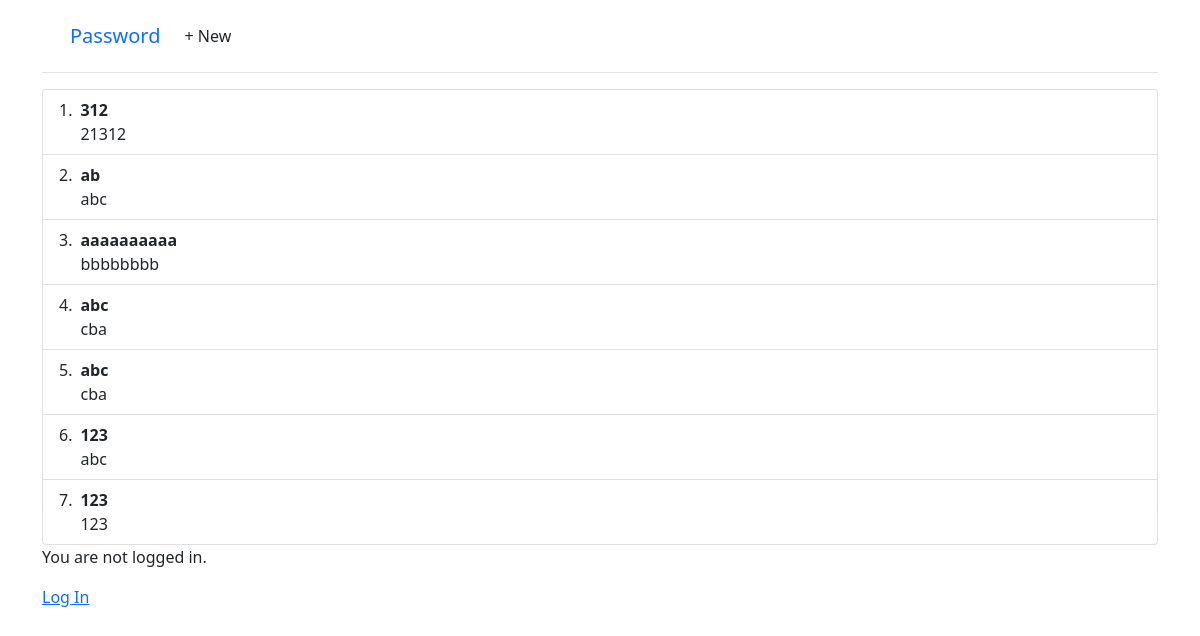
Before: / with the older database file.
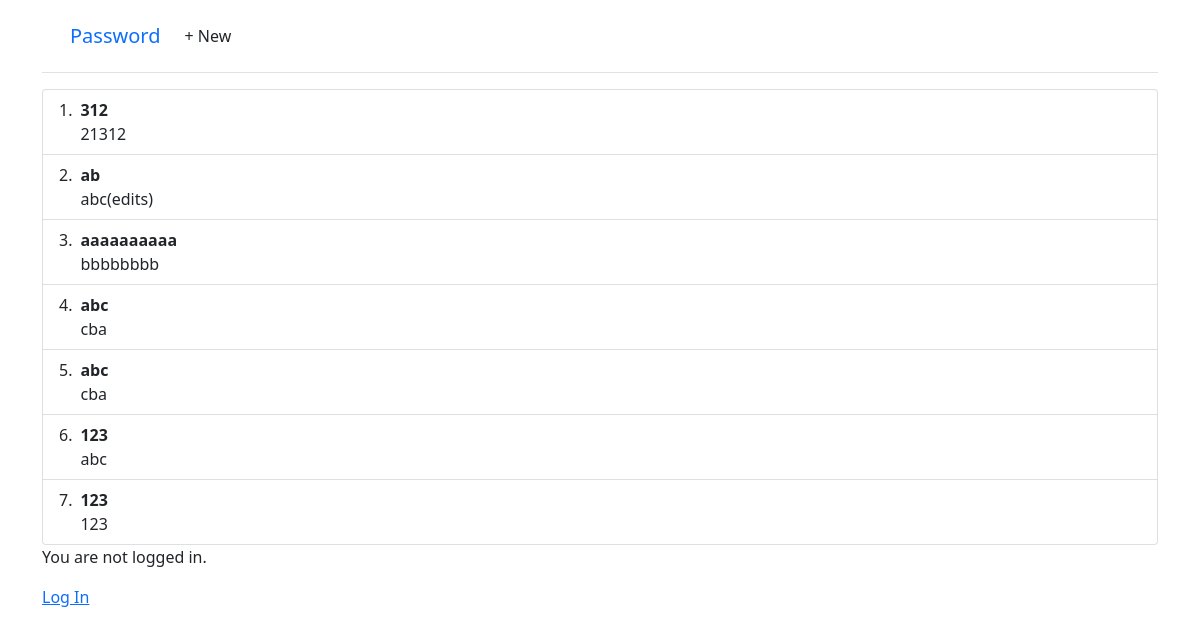
After: the same page with the newer database file.
### password_manager/models.py (models this page shows, shortened)
class Password(models.Model):
    title = models.CharField(max_length=200)
    password = models.TextField()

### password_manager/views.py (the view)
# urls.py: path("", HomePageView.as_view(), name="home"),
class HomePageView(ListView):
    model = Password
    template_name = "home.html"
    context_object_name = "passwords"
    def get_queryset(self):
        return Password.objects.all()

### templates/home.html
{% extends "base.html" %}
{% block content %}
<ol class="list-group list-group-numbered">
    {% for password in passwords %}
    <li class="list-group-item d-flex justify-content-between align-items-start">
        <div class="ms-2 me-auto">
            <div class="fw-bold">{{ password.title }}</div>
            {{ password.password }}
        </div>
    </li>
    {% endfor %}
</ol>
<div>
    {% if user.is_authenticated %}
<p>Hi {{ user.username }}!</p>
{% else %}
<p>You are not logged in.</p>
<a href="{% url 'login' %}">Log In</a>
{% endif %}
</div>
{% endblock content %}

Changed rows visible on the page:
changed Password "ab": password "abc" → "abc(edits)"
